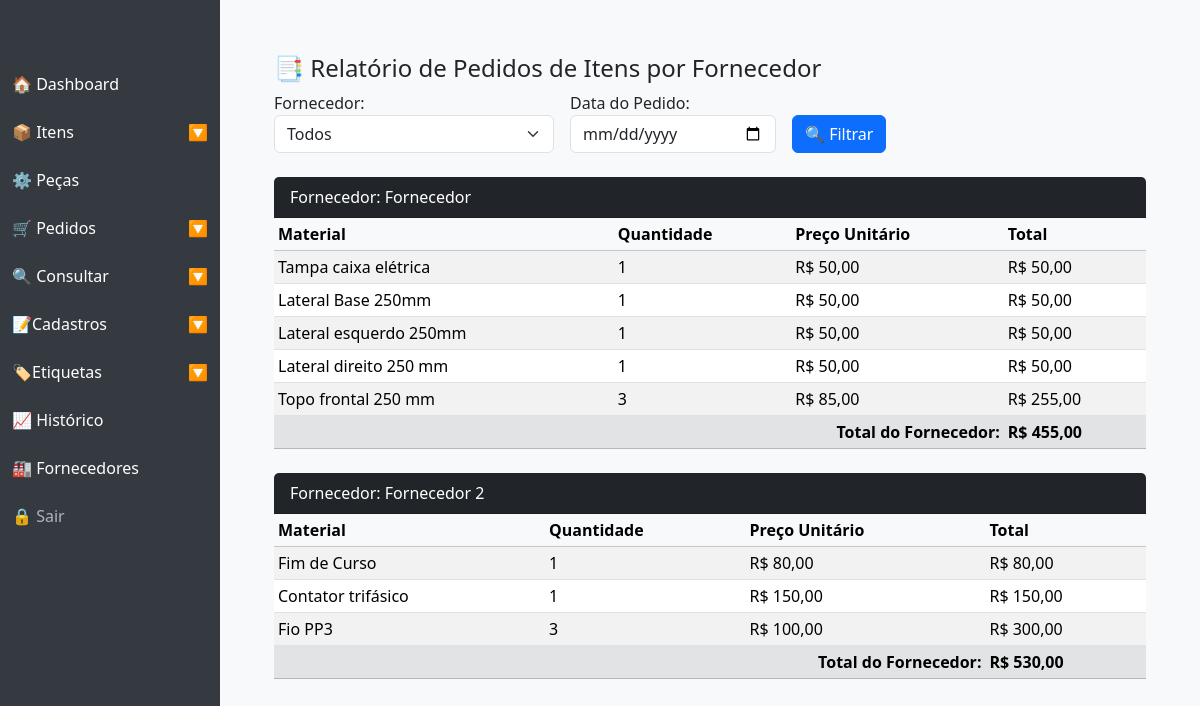
Page /relatorio_compra_itens.php (signed in) on the committed database.
### tables this page shows
CREATE TABLE `pedidos_compra` (
  `id` int(11) NOT NULL,
  `fornecedor_id` int(11) NOT NULL,
  `item_id` int(11) NOT NULL,
  `quantidade` int(11) NOT NULL,
  `preco_unitario` decimal(10,2) DEFAULT NULL,
  `valor_total` decimal(10,2) DEFAULT NULL,
  `status` enum('pendente','recebido') DEFAULT 'pendente',
  `data_pedido` timestamp NOT NULL DEFAULT current_timestamp(),
  `data_recebimento` timestamp NULL DEFAULT NULL,
  `prazo_entrega` date DEFAULT NULL
);

CREATE TABLE `itens` (
  `id` int(11) NOT NULL,
  `nome` varchar(220) NOT NULL,
  `descricao` text NOT NULL,
  `id_material` int(11) NOT NULL,
  `id_peca` int(11) NOT NULL,
  `qtd_itens` int(11) NOT NULL,
  `codigo` varchar(220) DEFAULT NULL,
  `localizacao` varchar(100) DEFAULT NULL,
  `estoque_atual` int(11) DEFAULT NULL,
  `estoque_minimo` int(11) DEFAULT NULL,
  `unidade` varchar(50) NOT NULL DEFAULT 'un',
  `usuario` varchar(220) NOT NULL,
  `created` datetime NOT NULL DEFAULT current_timestamp(),
  `modifield` datetime DEFAULT NULL
);

### relatorio_compra_itens.php (the view, shortened to what this page needs)
<?php
include 'conexao.php';
$data = $_GET['data'] ?? '';
$query = "SELECT f.id AS fornecedor_id, f.nome AS fornecedor,
                 m.nome AS material, pc.quantidade, pc.preco_unitario,
                 (pc.quantidade * pc.preco_unitario) AS total_item, pc.data_pedido
          FROM pedidos_compra pc
          JOIN fornecedores f ON f.id = pc.fornecedor_id
          JOIN itens m ON m.id = pc.item_id
          WHERE f.tipo = 'material'";
$params = [];
$query .= " ORDER BY f.nome, pc.data_pedido";
$stmt = $pdo->prepare($query);
$stmt->execute($params);
$dados = $stmt->fetchAll(PDO::FETCH_ASSOC);
$porFornecedor = [];
foreach ($dados as $d) {
    $fid = $d['fornecedor_id'];
    $porFornecedor[$fid]['nome'] = $d['fornecedor'];
    $porFornecedor[$fid]['itens'][] = $d;
}
include 'include/head.php';
?>
</head>
<body>
<?php include 'include/sidebar.php'; ?>
<div class="content">
    <div class="container-fluid">
<div class="container mt-4">
    <h4>📑 Relatório de Pedidos de Itens por Fornecedor</h4>
    <form method="GET" class="row g-3 mb-4">
        <div class="col-md-4">
            <label>Fornecedor:</label>
            <select name="fornecedor_id" class="form-select">
                <option value="">Todos</option>
            </select>
        </div>
        <div class="col-md-3">
            <label>Data do Pedido:</label>
            <input type="date" name="data" class="form-control" value="<?= htmlspecialchars($data) ?>">
        </div>
        <div class="col-md-2 d-flex align-items-end">
            <button class="btn btn-primary">🔍 Filtrar</button>
        </div>
    </form>
    <?php if ($porFornecedor): ?>
        <?php foreach ($porFornecedor as $fornecedor): ?>
            <div class="card mb-4">
                <div class="card-header bg-dark text-white">
                    Fornecedor: <?= htmlspecialchars($fornecedor['nome']) ?>
                </div>
                <div class="card-body p-0">
                    <table class="table table-sm table-striped m-0">
                        <thead class="table-light">
                            <tr>
                                <th>Material</th>
                                <th>Quantidade</th>
                                <th>Preço Unitário</th>
                                <th>Total</th>
                            </tr>
                        </thead>
                        <tbody>
                            <?php
                            $subtotal = 0;
                            foreach ($fornecedor['itens'] as $item):
                                $subtotal += $item['total_item'];
                            ?>
                            <tr>
                                <td><?= htmlspecialchars($item['material']) ?></td>
                                <td><?= $item['quantidade'] ?></td>
                                <td>R$ <?= number_format($item['preco_unitario'], 2, ',', '.') ?></td>
                                <td>R$ <?= number_format($item['total_item'], 2, ',', '.') ?></td>
                            </tr>
                            <?php endforeach; ?>
                        </tbody>
                        <tfoot>
                            <tr class="table-secondary">
                                <th colspan="3" class="text-end">Total do Fornecedor:</th>
                                <th>R$ <?= number_format($subtotal, 2, ',', '.') ?></th>
                            </tr>
                        </tfoot>
                    </table>
                </div>
            </div>
        <?php endforeach; ?>
    <?php else: ?>
        <div class="alert alert-warning">Nenhum pedido encontrado com os filtros selecionados.</div>
    <?php endif; ?>
</div>

### css/styles.css (style rules this page uses)
body { background-color: #f8f9fa; }
.content { margin-left: 220px; padding: 30px; }
.card { border: none; border-radius: 15px; }
table th, table td { white-space: nowrap; padding: 8px 12px; vertical-align: middle; }
table th { font-weight: bold; }

### rows in the picture
pedidos_compra: item.nome "Tampa caixa elétrica", quantidade "1", preco_unitario "50,00", total_item "50,00"
pedidos_compra: item.nome "Lateral Base 250mm", quantidade "1", preco_unitario "50,00", total_item "50,00"
pedidos_compra: item.nome "Lateral esquerdo 250mm", quantidade "1", preco_unitario "50,00", total_item "50,00"
pedidos_compra: item.nome "Lateral direito 250 mm", quantidade "1", preco_unitario "50,00", total_item "50,00"
pedidos_compra: item.nome "Topo frontal 250 mm", quantidade "3", preco_unitario "85,00", total_item "255,00"
pedidos_compra: item.nome "Fim de Curso", quantidade "1", preco_unitario "80,00", total_item "80,00"
pedidos_compra: item.nome "Contator trifásico", quantidade "1", preco_unitario "150,00", total_item "150,00"
pedidos_compra: item.nome "Fio PP3", quantidade "3", preco_unitario "100,00", total_item "300,00"

### other values in the picture
$fornecedor['nome'] "Fornecedor"
$subtotal "455,00"
$fornecedor['nome'] "Fornecedor 2"
$subtotal "530,00"
